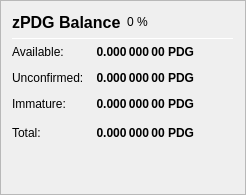
                   <widget class="QFrame" name="frame_ZerocoinBalances">
                    <property name="frameShape">
                     <enum>QFrame::StyledPanel</enum>
                    </property>
                    <property name="frameShadow">
                     <enum>QFrame::Raised</enum>
                    </property>
                    <layout class="QVBoxLayout" name="verticalLayout_7">
                     <item>
                      <layout class="QHBoxLayout" name="horizontalLayout_8" stretch="0,0,0">
                       <item>
                        <widget class="QLabel" name="label_5z_3">
                         <property name="minimumSize">
                          <size>
                           <width>0</width>
                           <height>20</height>
                          </size>
                         </property>
                         <property name="font">
                          <font>
                           <pointsize>12</pointsize>
                           <weight>75</weight>
                           <bold>true</bold>
                          </font>
                         </property>
                         <property name="text">
                          <string>zPDG Balance</string>
                         </property>
                        </widget>
                       </item>
                       <item>
                        <widget class="QLabel" name="labelzPIVPercent">
                         <property name="text">
                          <string notr="true">0 %</string>
                         </property>
                        </widget>
                       </item>
                       <item>
                        <spacer name="horizontalSpacer_11">
                         <property name="orientation">
                          <enum>Qt::Horizontal</enum>
                         </property>
                         <property name="sizeHint" stdset="0">
                          <size>
                           <width>40</width>
                           <height>20</height>
                          </size>
                         </property>
                        </spacer>
                       </item>
                      </layout>
                     </item>
                     <item>
                      <widget class="Line" name="line_ZerocoinBalance">
                       <property name="minimumSize">
                        <size>
                         <width>0</width>
                         <height>1</height>
                        </size>
                       </property>
                       <property name="maximumSize">
                        <size>
                         <width>16777215</width>
                         <height>1</height>
                        </size>
                       </property>
                       <property name="orientation">
                        <enum>Qt::Horizontal</enum>
                       </property>
                      </widget>
                     </item>
                     <item>
                      <layout class="QGridLayout" name="gridLayout_5">
                       <property name="spacing">
                        <number>12</number>
                       </property>
                       <item row="1" column="0">
                        <widget class="QLabel" name="labelzBalanceMatureText">
                         <property name="toolTip">
                          <string>Mature: more than 20 confirmation and more than 1 mint of the same denomination after it was minted.
These zPDG are spendable.</string>
                         </property>
                         <property name="text">
                          <string>Available:</string>
                         </property>
                        </widget>
                       </item>
                       <item row="1" column="1">
                        <widget class="QLabel" name="labelzBalanceMature">
                         <property name="font">
                          <font>
                           <weight>75</weight>
                           <bold>true</bold>
                          </font>
                         </property>
                         <property name="toolTip">
                          <string>Mature: more than 20 confirmation and more than 1 mint of the same denomination after it was minted.
These zPDG are spendable.</string>
                         </property>
                         <property name="text">
                          <string notr="true">0.000 000 00 PDG</string>
                         </property>
                         <property name="alignment">
                          <set>Qt::AlignRight|Qt::AlignTrailing|Qt::AlignVCenter</set>
                         </property>
                        </widget>
                       </item>
                       <item row="2" column="0">
                        <widget class="QLabel" name="labelzBalanceUnconfirmedText">
                         <property name="toolTip">
                          <string>Unconfirmed: less than 20 confirmations
Immature: confirmed, but less than 1 mint of the same denomination after it was minted</string>
                         </property>
                         <property name="text">
                          <string>Unconfirmed:</string>
                         </property>
                        </widget>
                       </item>
                       <item row="2" column="1">
                        <widget class="QLabel" name="labelzBalanceUnconfirmed">
                         <property name="font">
                          <font>
                           <weight>75</weight>
                           <bold>true</bold>
                          </font>
                         </property>
                         <property name="toolTip">
                          <string>Unconfirmed: less than 20 confirmations
Immature: confirmed, but less than 1 mint of the same denomination after it was minted</string>
                         </property>
                         <property name="text">
                          <string notr="true">0.000 000 00 PDG</string>
                         </property>
                         <property name="alignment">
                          <set>Qt::AlignRight|Qt::AlignTrailing|Qt::AlignVCenter</set>
                         </property>
                        </widget>
                       </item>
                       <item row="3" column="0">
                        <widget class="QLabel" name="labelzBalanceImmatureText">
                         <property name="toolTip">
                          <string>Unconfirmed: less than 20 confirmations
Immature: confirmed, but less than 1 mint of the same denomination after it was minted</string>
                         </property>
                         <property name="text">
                          <string>Immature:</string>
                         </property>
                        </widget>
                       </item>
                       <item row="3" column="1">
                        <widget class="QLabel" name="labelzBalanceImmature">
                         <property name="font">
                          <font>
                           <weight>75</weight>
                           <bold>true</bold>
                          </font>
                         </property>
                         <property name="toolTip">
                          <string>Unconfirmed: less than 20 confirmations
Immature: confirmed, but less than 1 mint of the same denomination after it was minted</string>
                         </property>
                         <property name="text">
                          <string notr="true">0.000 000 00 PDG</string>
                         </property>
                         <property name="alignment">
                          <set>Qt::AlignRight|Qt::AlignTrailing|Qt::AlignVCenter</set>
                         </property>
                        </widget>
                       </item>
                       <item row="4" column="0">
                        <widget class="QLabel" name="labelzBalanceText">
                         <property name="toolTip">
                          <string>Your current zPDG balance, unconfirmed and immature zPDG included.</string>
                         </property>
                         <property name="text">
                          <string>Total:</string>
                         </property>
                        </widget>
                       </item>
                       <item row="4" column="1">
                        <widget class="QLabel" name="labelzBalance">
                         <property name="font">
                          <font>
                           <weight>75</weight>
                           <bold>true</bold>
                          </font>
                         </property>
                         <property name="cursor">
                          <cursorShape>IBeamCursor</cursorShape>
                         </property>
                         <property name="toolTip">
                          <string>Your current zPDG balance, unconfirmed and immature zPDG included.</string>
                         </property>
                         <property name="text">
                          <string notr="true">0.000 000 00 PDG</string>
                         </property>
                         <property name="alignment">
                          <set>Qt::AlignRight|Qt::AlignTrailing|Qt::AlignVCenter</set>
                         </property>
                         <property name="textInteractionFlags">
                          <set>Qt::LinksAccessibleByMouse|Qt::TextSelectableByKeyboard|Qt::TextSelectableByMouse</set>
                         </property>
                        </widget>
                       </item>
                       <item row="4" column="2">
                        <spacer name="horizontalSpacer_4">
                         <property name="orientation">
                          <enum>Qt::Horizontal</enum>
                         </property>
                         <property name="sizeHint" stdset="0">
                          <size>
                           <width>40</width>
                           <height>20</height>
                          </size>
                         </property>
                        </spacer>
                       </item>
                      </layout>
                     </item>
                     <item>
                      <spacer name="verticalSpacer_4">
                       <property name="orientation">
                        <enum>Qt::Vertical</enum>
                       </property>
                       <property name="sizeHint" stdset="0">
                        <size>
                         <width>20</width>
                         <height>40</height>
                        </size>
                       </property>
                      </spacer>
                     </item>
                    </layout>
                   </widget>
